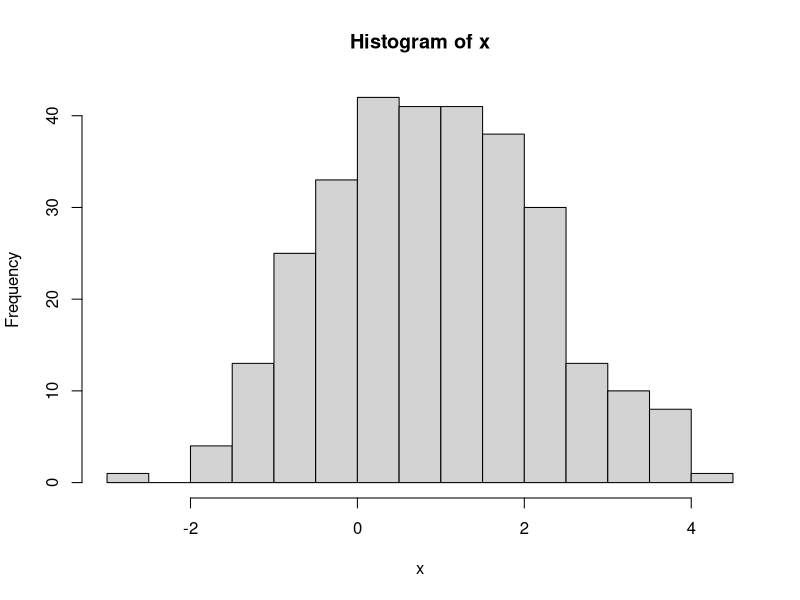
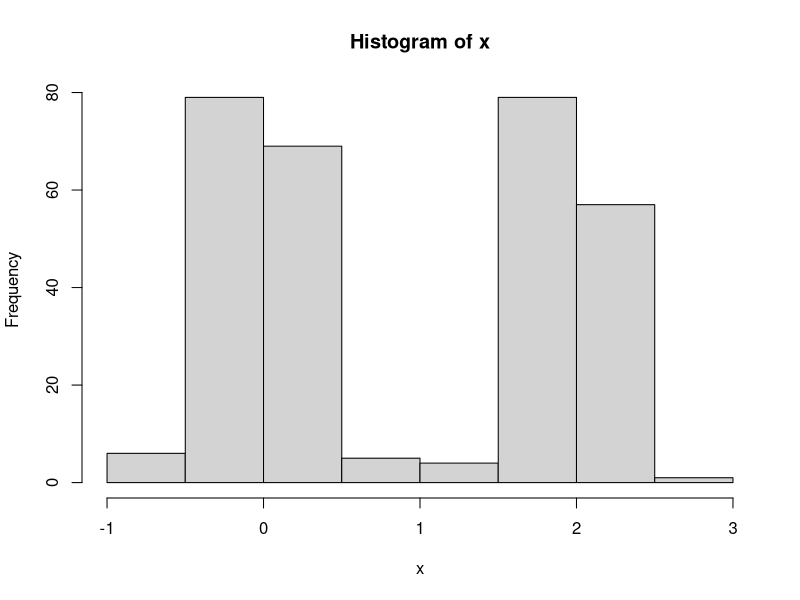
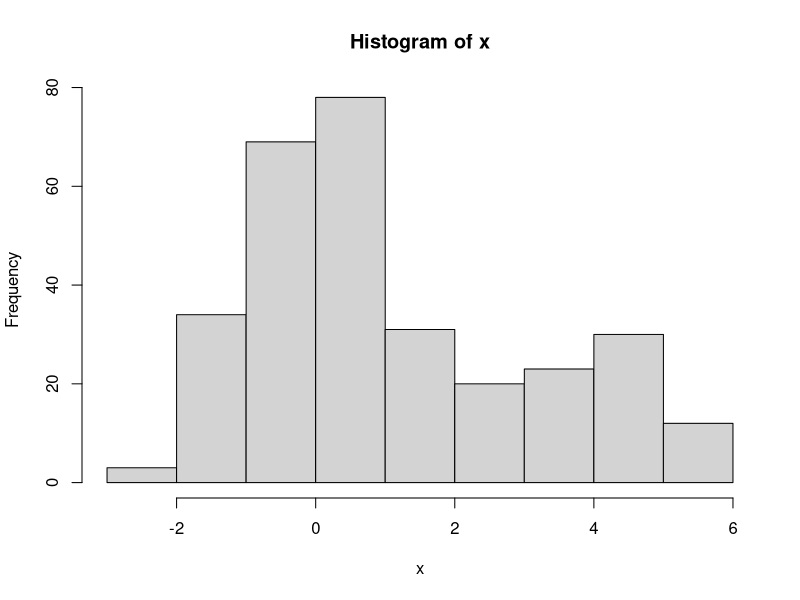
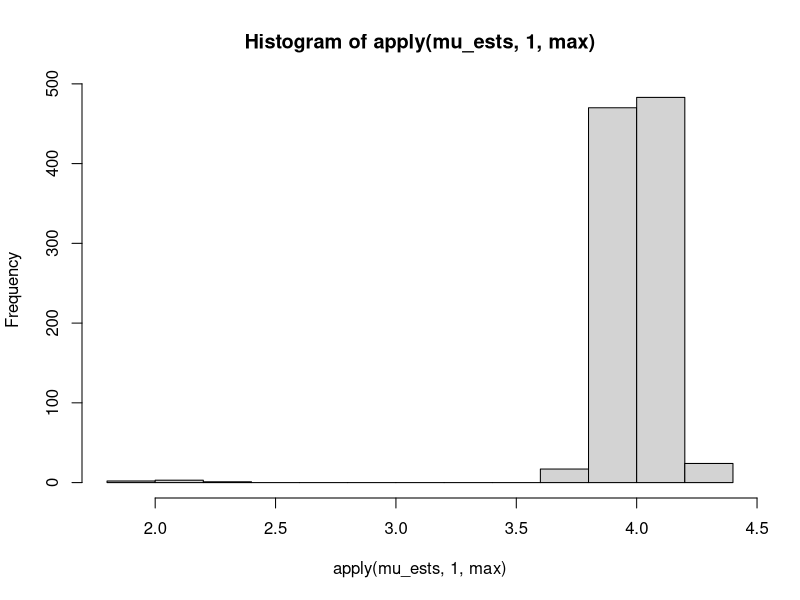
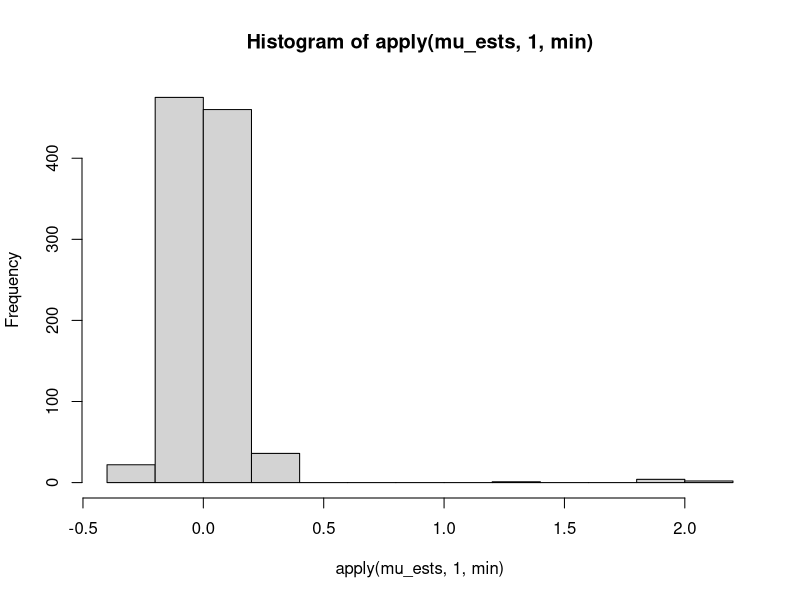
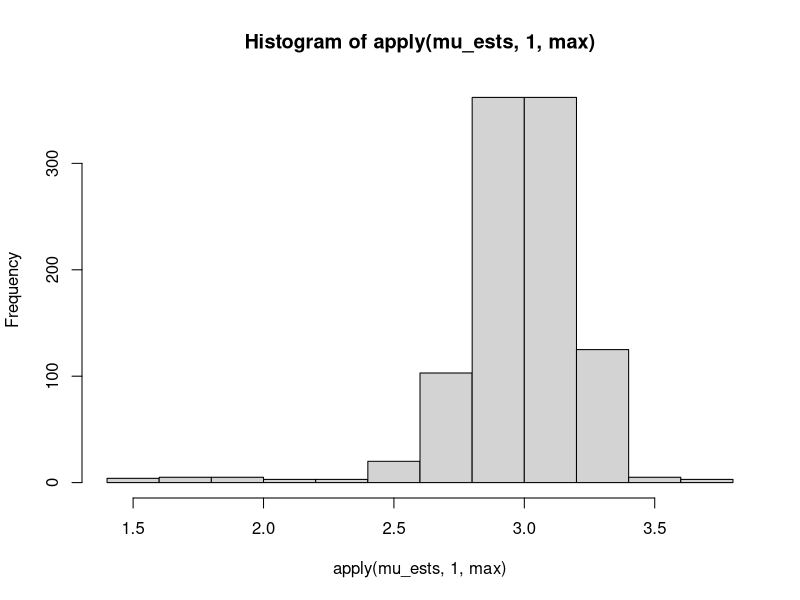
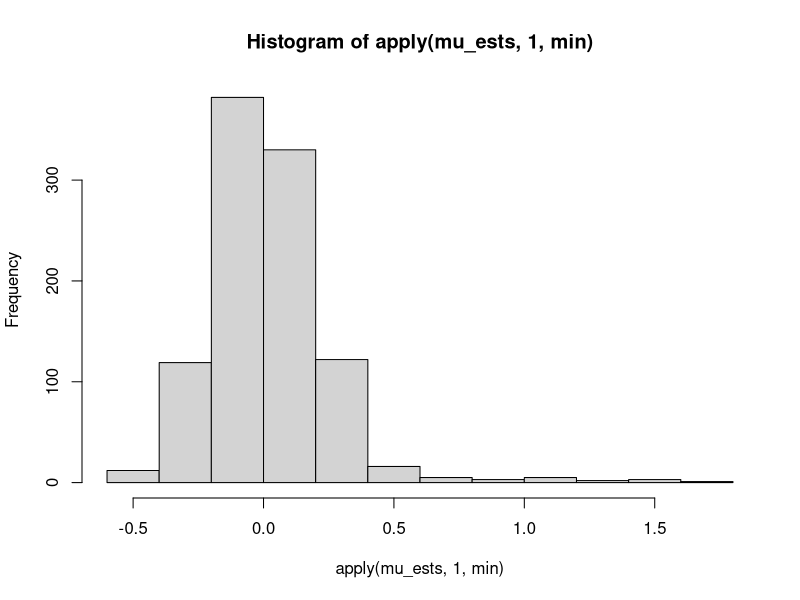

The R source for these figures, in order:
## ---- chunk 1
n <- 300
group_lambda <- c(0.5, 0.5)
group_mu <- c(0, 2)
group_sd <- c(1, 1)

z <- sample(c(1, 2), n, replace=T, prob=group_lambda)
x <- rnorm(n, mean=group_mu[z], sd=group_sd[z])

hist(x)
## ---- chunk 2
n <- 300
group_lambda <- c(0.5, 0.5)
group_mu <- c(0, 2)
group_sd <- c(0.25, 0.25)

z <- sample(c(1, 2), n, replace=T, prob=group_lambda)
x <- rnorm(n, mean=group_mu[z], sd=group_sd[z])

hist(x)
## ---- chunk 3
n <- 300
group_lambda <- c(0.75, 0.25)
group_mu <- c(0, 4)
group_sd <- c(1, 1)

z <- sample(c(1, 2), n, replace=T, prob=group_lambda)
x <- rnorm(n, mean=group_mu[z], sd=group_sd[z])

hist(x)
## ---- chunk 4
library(mixtools)

sink(nullfile()) # suppress output printed by normalmixEM
n <- 300
group_lambda <- c(0.5, 0.5)
group_mu <- c(0, 4)
group_sd <- c(1, 1)

nsim <- 1000
mu_ests <- matrix(nrow=nsim, ncol=2)
for(i in 1:nsim){
  z <- sample(c(1, 2), n, replace=T, prob=group_lambda)
  x <- rnorm(n, mean=group_mu[z], sd=group_sd[z])
  em_res <- normalmixEM(x, lambda = c(0.5, 0.5), k=2)
  mu_ests[i,] <- em_res$mu
}
sink() # go back to normal

hist(apply(mu_ests, 1, max)) # distribution of the larger mean
hist(apply(mu_ests, 1, min)) # distribution of the smaller mean

# MSE
mean((apply(mu_ests, 1, max) - 4)^2)
mean((apply(mu_ests, 1, min) - 0)^2)
## ---- chunk 5
sink(nullfile()) # suppress output printed by normalmixEM
n <- 300
group_lambda <- c(0.5, 0.5)
group_mu <- c(0, 3)
group_sd <- c(1, 1)

nsim <- 1000
mu_ests <- matrix(nrow=nsim, ncol=2)
for(i in 1:nsim){
  z <- sample(c(1, 2), n, replace=T, prob=group_lambda)
  x <- rnorm(n, mean=group_mu[z], sd=group_sd[z])
  em_res <- normalmixEM(x, lambda = c(0.5, 0.5), k=2)
  mu_ests[i,] <- em_res$mu
}
sink() # go back to normal

hist(apply(mu_ests, 1, max)) # distribution of the larger mean
hist(apply(mu_ests, 1, min)) # distribution of the smaller mean

# MSE
mean((apply(mu_ests, 1, max) - 3)^2)
mean((apply(mu_ests, 1, min) - 0)^2)
## ---- chunk 6
n <- 300
group_lambda <- c(0.5, 0.5)
group_mu <- c(0, 4)
group_sd <- c(1, 1)

z <- sample(c(1, 2), n, replace=T, prob=group_lambda)
x <- rnorm(n, mean=group_mu[z], sd=group_sd[z])
em_res <- normalmixEM(x, lambda = c(0.5, 0.5), k=2)

est_probs <- (em_res$lambda[2] * dnorm(x, em_res$mu[2], em_res$sigma[2]))/(
  em_res$lambda[2] * dnorm(x, em_res$mu[2], em_res$sigma[2]) + em_res$lambda[1] * dnorm(x, em_res$mu[1], em_res$sigma[1])
)

head(est_probs)
em_res$posterior[,2] |> head()
## ---- chunk 7
c(1-mean(est_probs), mean(est_probs))
em_res$lambda
## ---- chunk 8
sum(x*(1-est_probs))/sum(1-est_probs)
sum(x*est_probs)/sum(est_probs)

em_res$mu
## ---- chunk 9
sqrt(sum((x - em_res$mu[1])^2 * (1-est_probs))/sum(1-est_probs))
sqrt(sum((x - em_res$mu[2])^2 * est_probs)/sum(est_probs))

em_res$sigma
